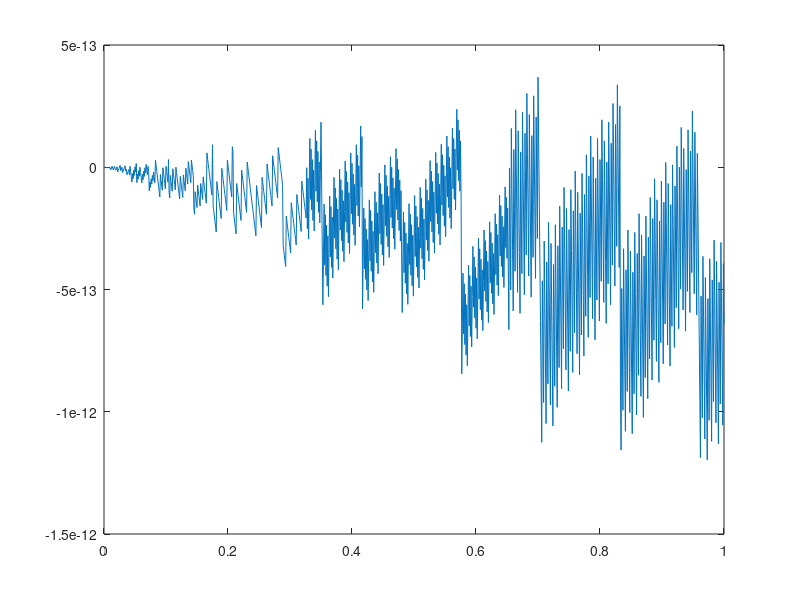
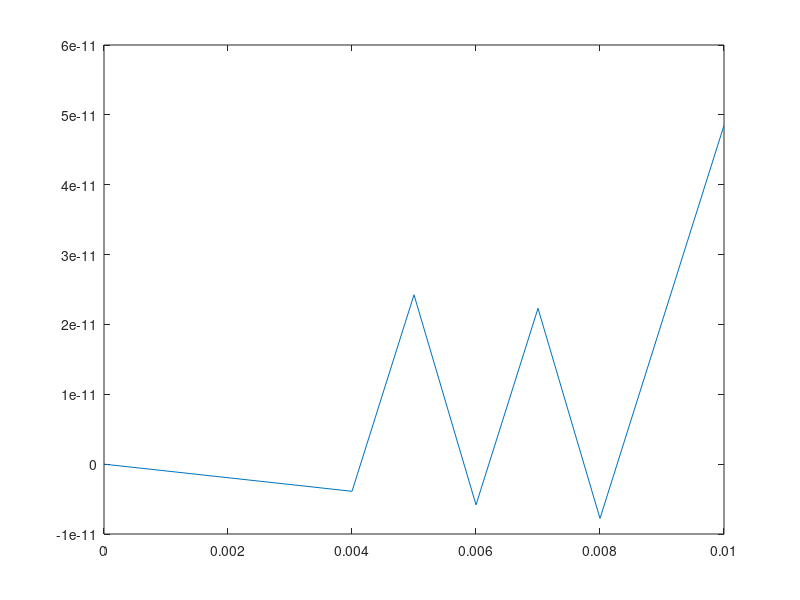
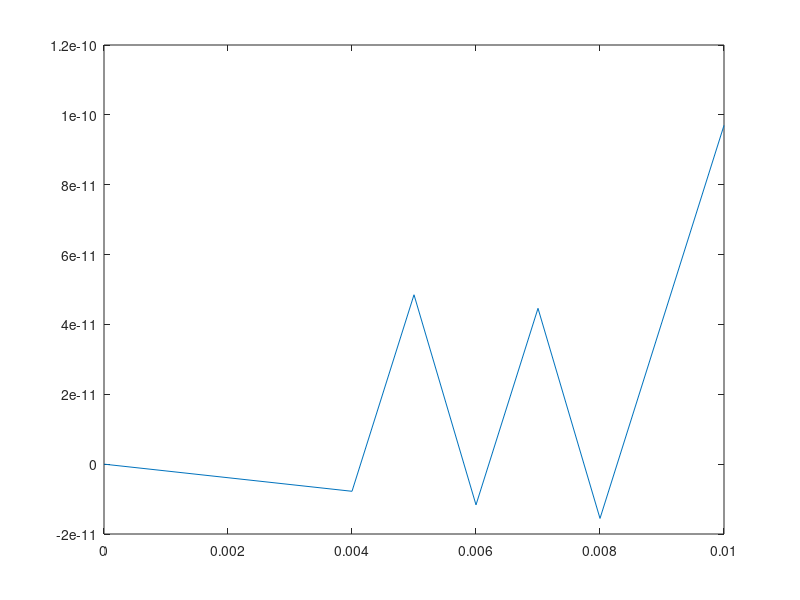

Write MATLAB code to recreate these figures, in order.
clear all
close all
clc

pkg load control
pkg load signal

#Sinal de Entrada
Ae  = 1;
fe  = 1000;
te  = [0:1/fe:1];
FEntrada = Ae*sin(2*pi*fe*te);

#Sinal da Portadora
Ap  = 1;
fp  = 10*10^6;
tp  = [0:1/fe:0.01];
FPortadora = Ap*sin(2*pi*fp*tp);

#Modulacao
#FMod = (Ap+FEntrada)*(FPortadora/Ap);
FMod = (1+Ae/Ap)*FPortadora;

#Fator de Modulacao
m = Ae/Ap

#   --- PLOTS ---
#Plotar Sinal de Entrada
figure(1)
plot(te,FEntrada)

#Plotar Sinal da Portadora
figure(2)
plot(tp,FPortadora)

#Plotar Sinal Modulado
figure(3)
plot(tp,FMod)
